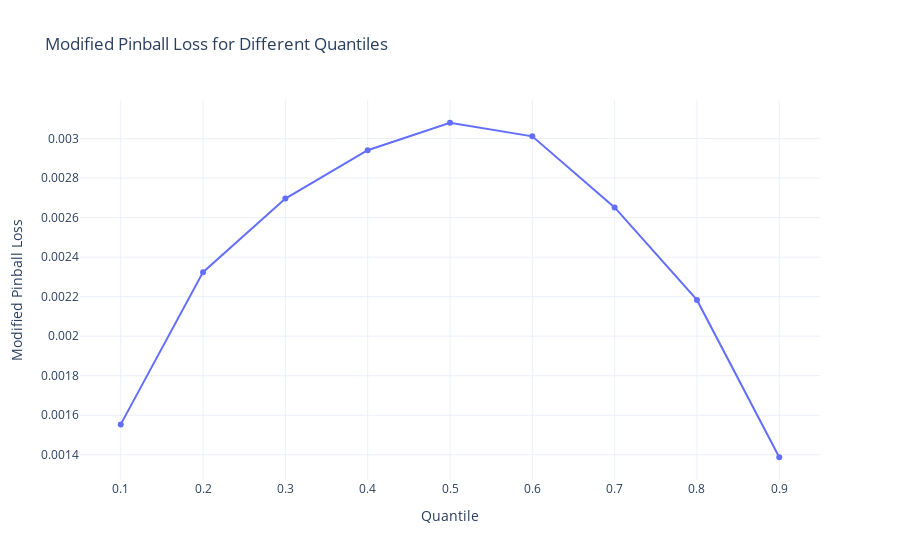

Notebook cell for this chart:
### Code cell
import plotly.express as px
# Erstellen eines DataFrames für Plotly
df = pd.DataFrame({
    'Quantile': [i/10 for i in quantiles],
    'Loss': losses
})

# Plotten der Verluste mit Plotly
fig = px.line(df, x='Quantile', y='Loss', markers=True, title='Modified Pinball Loss for Different Quantiles')
fig.update_layout(
    xaxis_title='Quantile',
    yaxis_title='Modified Pinball Loss',
    template='plotly_white'
)
fig.show()

### Figure 1 — Plotly figure (JSON) as saved in the notebook; plotly's stock layout.template omitted (floating-point values rounded to 4 significant figures)
{"data": [{"hovertemplate": "Quantile=%{x}<br>Loss=%{y}<extra></extra>", "legendgroup": "", "line": {"color": "#636efa", "dash": "solid"}, "marker": {"symbol": "circle"}, "mode": "lines+markers", "name": "", "orientation": "v", "showlegend": false, "type": "scatter", "x": [0.1, 0.2, 0.3, 0.4, 0.5, 0.6, 0.7, 0.8, 0.9], "xaxis": "x", "y": [0.001554, 0.002324, 0.002697, 0.002941, 0.00308, 0.003011, 0.002652, 0.002184, 0.001388], "yaxis": "y"}], "layout": {"legend": {"tracegroupgap": 0}, "title": {"text": "Modified Pinball Loss for Different Quantiles"}, "xaxis": {"anchor": "y", "domain": [0, 1], "title": {"text": "Quantile"}}, "yaxis": {"anchor": "x", "domain": [0, 1], "title": {"text": "Modified Pinball Loss"}}}}
